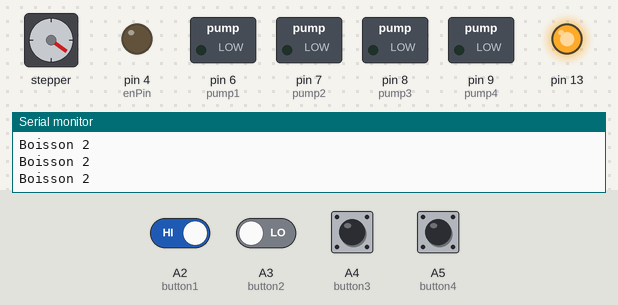
Bench run of a program on a simulated Arduino Nano, built with avr-gcc and run on an emulated ATmega328P. Parts: stepper motor, switched loads named in the program (green lamp = pin HIGH), output pins drawn as LEDs (lit = HIGH), the last lines printed to the serial monitor. The inputs (shaded band) are chosen by the test bench; at power-on: A2 (button1) HIGH, A3 (button2), A4 (button3), A5 (button4) LOW. Stepper angles assume 200 steps per turn.

Above: at 17.2 s.
17.3 s: A2 (button1) driven LOW and A3 (button2) driven HIGH
At 18.5 s:
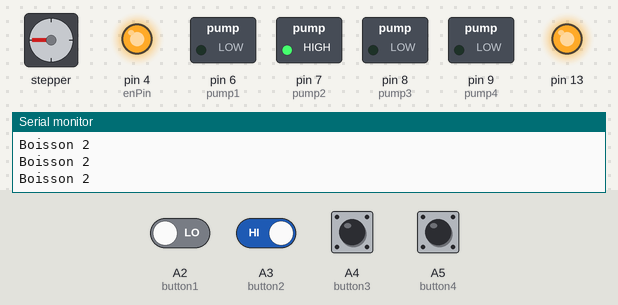
31.3 s: A2 (button1) driven HIGH
At 34.3 s:
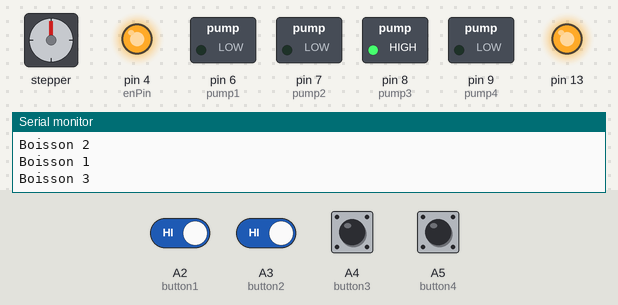
39.5 s: A3 (button2) driven LOW
At 47.5 s:
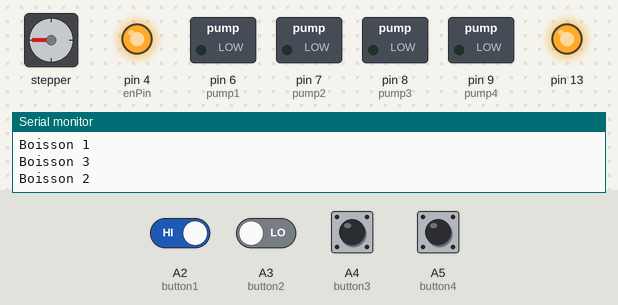
47.7 s: A3 (button2) driven HIGH
At 55.8 s:
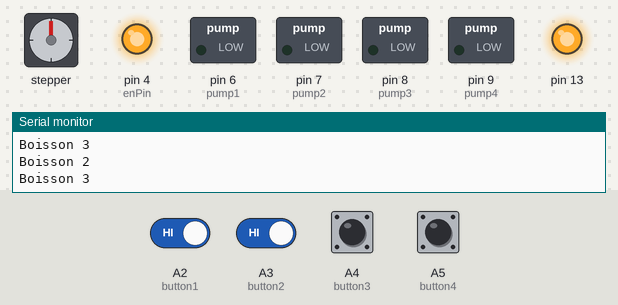
55.9 s: A4 (button3) pulled HIGH for 3 s
At 60.5 s:
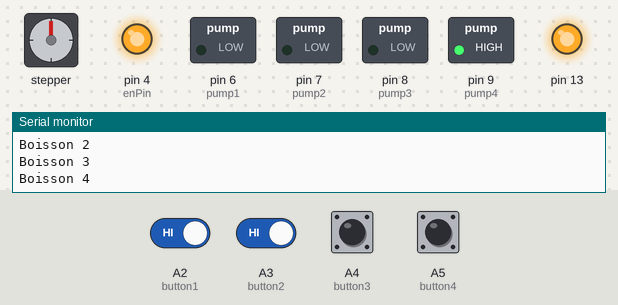
Timing chart, 0 to 71.0 s (numbered marks = the images above; inputs shaded):
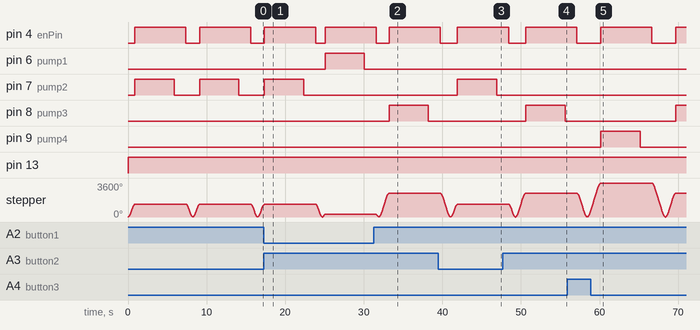

Measured:
- after the input at 17.3 s, pin 6 (pump1): LOW → HIGH after 7.8 s, → LOW 5.0 s later; pin 7 (pump2): goes on until 22.4 s, then stays LOW
- after the input at 31.3 s, pin 6 (pump1): stays LOW (without the input it goes to HIGH after 0.95 s); pin 8 (pump3): LOW → HIGH after 1.9 s, → LOW 5.0 s later
- after the input at 39.5 s, pin 7 (pump2): LOW → HIGH after 2.4 s, → LOW 5.0 s later; pin 8 (pump3): stays LOW (without the input it goes to HIGH after 2.9 s)
- after the input at 47.7 s, pin 7 (pump2): stays LOW (without the input it goes to HIGH after 2.5 s); pin 8 (pump3): LOW → HIGH after 2.9 s, → LOW 5.0 s later
- after the input at 55.9 s, pin 9 (pump4): LOW → HIGH after 4.3 s, → LOW 5.0 s later
- by itself, pin 4 (enPin): alternates HIGH for 6.5 s and LOW for 1.7 s
- by itself, pin 7 (pump2): alternates HIGH for 5.0 s and LOW for 3.2 s
- by itself, stepper: turns 1350° clockwise in 0.86 s, then 1350° counter-clockwise in 0.84 s, then 1350° clockwise in 0.85 s, then 1350° counter-clockwise in 0.84 s, and so on

The program:

main.cpp
```cpp
#include <Arduino.h>
#include <AccelStepper.h>

int enPin = 4;
int stepPin = 10;
int dirPin = 3;
int speed = 100; // Vitesse en RPM
int stepsPerRevolution = 200;

int button1 = A2;
int button2 = A3;
int button3 = A4;
int button4 = A5;

int pump1 = 6;
int pump2 = 7;
int pump3 = 8;
int pump4 = 9;

int delayTime = 5000;

AccelStepper myStepper(AccelStepper::DRIVER, stepPin, dirPin);

void activeStepper(bool active) {
  if(active == true) {
    digitalWrite(enPin, LOW);
  } else if(active == false) {
    digitalWrite(enPin, HIGH);
  }
}

void serveDrink(int drink) {
  int moveDistance = 0;
  int pumpPin = 0;

  if(drink == 1) { moveDistance = 150; pumpPin = pump1; }
  else if(drink == 2) { moveDistance = 750; pumpPin = pump2; }
  else if(drink == 3) { moveDistance = 1400; pumpPin = pump3; }
  else if(drink == 4) { moveDistance = 2000; pumpPin = pump4; }

  activeStepper(true);

  myStepper.moveTo(moveDistance);
  myStepper.runToPosition();

  activeStepper(false);

  digitalWrite(pumpPin, HIGH);
  delay(delayTime);
  digitalWrite(pumpPin, LOW);

  delay(1500);

  activeStepper(true);

  myStepper.moveTo(0);
  myStepper.runToPosition();

  activeStepper(false);
}

void drink1(){
  Serial.println("Boisson 1");
  digitalWrite(13, HIGH);
  serveDrink(1);
  digitalWrite(13, LOW);
}

void drink2(){
  Serial.println("Boisson 2");
  digitalWrite(13, HIGH);
  serveDrink(2);
  digitalWrite(13, LOW);
}

void drink3(){
  Serial.println("Boisson 3");
  digitalWrite(13, HIGH);
  serveDrink(3);
  digitalWrite(13, LOW);
}

void drink4(){
  Serial.println("Boisson 4");
  digitalWrite(13, HIGH);
  serveDrink(4);
  digitalWrite(13, LOW);
}

void setup() {
  Serial.begin(9600);

  while(!Serial);
  Serial.println("DRINK_BOT_V4 prêt à recevoir des données !");

  pinMode(button1, INPUT);
  pinMode(button2, INPUT);
  pinMode(button3, INPUT);
  pinMode(button4, INPUT);

  pinMode(pump1, OUTPUT);
  pinMode(pump2, OUTPUT);
  pinMode(pump3, OUTPUT);
  pinMode(pump4, OUTPUT);

  pinMode(13, OUTPUT);

  pinMode(enPin, OUTPUT);
  activeStepper(false);

  myStepper.setMaxSpeed(2000);
  myStepper.setAcceleration(5000);
}

void loop() {
  if(digitalRead(button1) == LOW) {
    drink1();
  } else if (digitalRead(button2) == LOW) {
    drink2();
  } else if (digitalRead(button3) == LOW) {
    drink3();
  } else if (digitalRead(button4) == LOW) {
    drink4();
  } else if(Serial.available() > 0){
    String input = Serial.readStringUntil('\n');
    int command = input.toInt();

    if(command == 1){
      drink1();
    } else if(command == 2){
      drink2();
    } else if(command == 3){
      drink3();
    } else if(command == 4){
      drink4();
    }
  }
}
```
